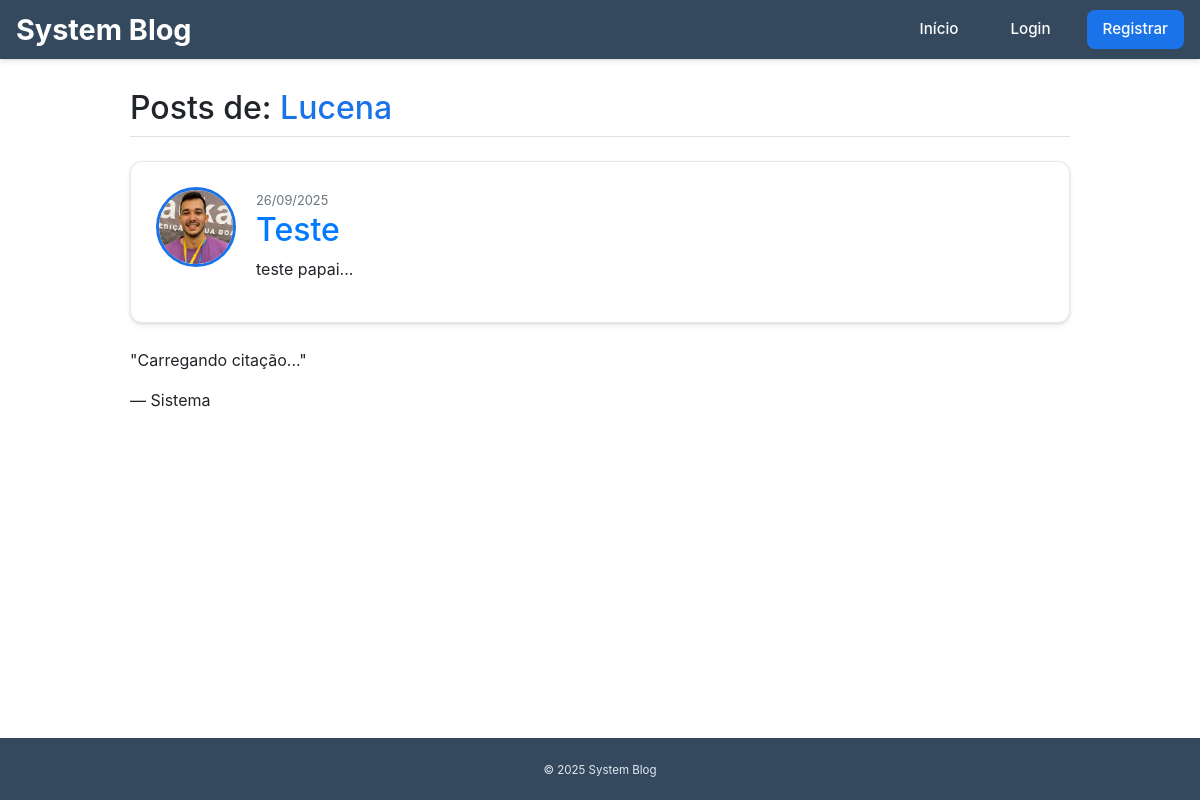
The page /user/Lucena on the database as committed earlier.
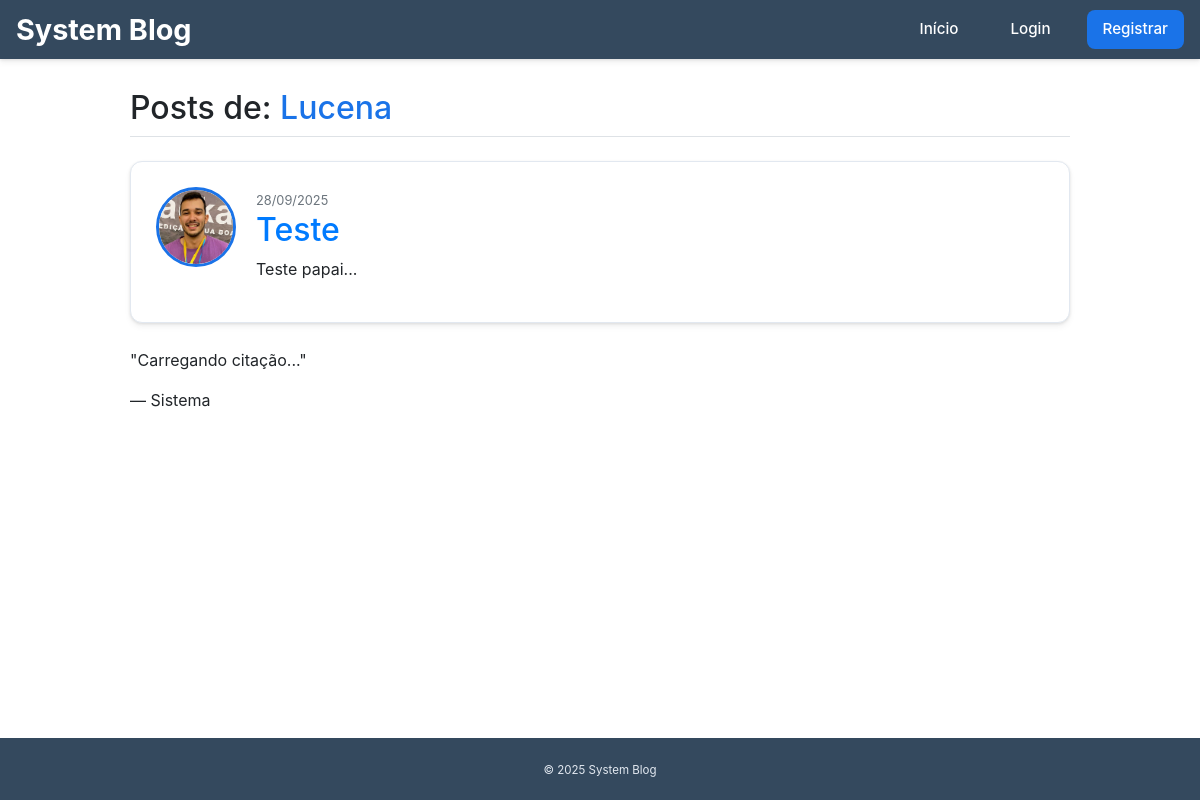
The same page on the database as committed later.
### models.py (models this page shows, shortened)
class User(db.Model, UserMixin):
    id = db.Column(db.Integer, primary_key=True)
    username = db.Column(db.String(20), unique=True, nullable=False)
    email = db.Column(db.String(120), unique=True, nullable=False)
    password = db.Column(db.String(60), nullable=False)
    image_file = db.Column(db.String(20), nullable=False, default='default.jpg')
    is_active = db.Column(db.Boolean, default=False)
    role_id = db.Column(db.Integer, db.ForeignKey('role.id'), nullable=False, default=1)
    posts = db.relationship('Post', backref='author', lazy=True)

class Post(db.Model):
    id = db.Column(db.Integer, primary_key=True)
    title = db.Column(db.String(100), nullable=False)
    date_posted = db.Column(db.DateTime, nullable=False, default=datetime.utcnow)
    content = db.Column(db.Text, nullable=False)
    user_id = db.Column(db.Integer, db.ForeignKey('user.id'), nullable=False)

### views.py (the view)
@app.route("/user/<string:username>")
def user_posts(username):
    user = User.query.filter_by(username=username).first_or_404()
    posts = Post.query.filter_by(author=user).order_by(Post.date_posted.desc()).all()
    quote = quote_of_the_day['content']
    author = quote_of_the_day['author']
    return render_template('user_posts.html', title=f'Posts de {user.username}', posts=posts,user=user, quote=quote, author=author)

### views.py (called while the page is built)
@app.before_request
def start_quote_thread():
    global quote_of_the_day
    if quote_of_the_day.get('thread') is None or not quote_of_the_day['thread'].is_alive():
        th = Thread(target=get_and_translate_quote, daemon=True)
        th.start()
        quote_of_the_day['thread'] = th
        app.logger.info("Thread de citação assíncrona iniciada.")

### templates/user_posts.html
{% extends "base.html" %}
{% block content %}
    <div class="container">
        <h2 class="mb-4 border-bottom pb-2">Posts de: <span style="color: {{ 'var(--primary-color)' }};">{{ user.username }}</span></h2>
        {% for post in posts %}
            <article class="content-section post-card">
                <div class="media">
                    <img class="rounded-circle article-img" src="{{ url_for('static', filename='profile_pics/' + post.author.image_file) }}" alt="Imagem de Perfil">
                    <div class="media-body">
                        <div class="article-metadata">
                            <small class="text-muted">{{ post.date_posted.strftime('%d/%m/%Y') }}</small>
                        </div>
                        <h2><a class="article-title" href="{{ url_for('post', post_id=post.id) }}">{{ post.title }}</a></h2>
                        <p class="article-content-preview">{{ post.content[:200] }}...</p>
                    </div>
                </div>
            </article>
        {% endfor %}
        <div class="quote-box">
            <p class="quote-text">"{{ quote }}"</p>
            <span class="quote-author">— {{ author }}</span>
        </div>
    </div>
{% endblock content %}

### templates/base.html (shortened to what this page needs)
<!doctype html>
<html lang="pt-br">
<head>
  <link rel="stylesheet" href="{{ url_for('static', filename='css/base.css') }}">
  <link rel="stylesheet" href="https://stackpath.bootstrapcdn.com/bootstrap/4.5.2/css/bootstrap.min.css">
</head>
<body>
  <nav class="navbar">
    <a href="{{ url_for('home') }}" class="brand">System Blog</a>
    <div class="nav-links">
      <a href="{{ url_for('home') }}" class="nav-link">Início</a>
      {% if current_user.is_authenticated %}
        <a href="{{ url_for('new_post') }}" class="nav-link">Novo Post</a>
        {% if is_admin(current_user) %}
          <a href="{{ url_for('admin_users') }}" class="nav-link nav-link-admin">Admin</a>
        {% elif is_moderator(current_user) %}
          <a href="{{ url_for('moderator_dashboard') }}" class="nav-link">Moderação</a>
        {% else %}
          <a href="{{ url_for('user_dashboard') }}" class="nav-link">Meu Painel</a>
        {% endif %}
        <a href="{{ url_for('account') }}" class="nav-link nav-link-profile">Perfil ({{ current_user.username }})</a>
        <a href="{{ url_for('logout') }}" class="nav-link nav-link-danger">Sair</a>
      {% else %}
        <a href="{{ url_for('login') }}" class="nav-link">Login</a>
        <a href="{{ url_for('register') }}" class="nav-link nav-link-register">Registrar</a>
      {% endif %}
    </div>
  </nav>
  <main class="container">
    {% block content %}{% endblock %}
  </main>
  <footer class="footer">
    <small>&copy; {{ 2025 }} System Blog</small>
  </footer>
</body>
</html>

### static/css/base.css (style rules this page uses)
:root { --primary-color: #1a73e8; --secondary-color: #34495e; --accent-color: #f1c40f; --background-color: #f8fafc; --text-color: #1f2a44; --border-color: #e2e8f0; --shadow: 0 4px 6px rgba(0, 0, 0, 0.05), 0 1px 3px rgba(0, 0, 0, 0.1); --transition: all 0.3s ease; }
body { background: var(--background-color); color: var(--text-color); margin: 0; padding: 0; font-family: 'Inter', sans-serif; font-size: 16px; line-height: 1.6; min-height: 100vh; display: flex; flex-direction: column; }
main.container { max-width: 1000px; width: 90%; margin: 30px auto; padding: 0 15px; flex-grow: 1; }
.content-section { background: #fff; padding: 25px; border-radius: 12px; border: 1px solid var(--border-color); box-shadow: var(--shadow); margin-bottom: 25px; transition: var(--transition); }
.navbar { background: var(--secondary-color); color: #fff; padding: 15px 20px; display: flex; justify-content: space-between; align-items: center; box-shadow: var(--shadow); position: sticky; top: 0; z-index: 1000; }
.brand { color: #fff; font-size: 1.8rem; font-weight: 700; text-decoration: none; transition: var(--transition); }
.nav-links { display: flex; align-items: center; gap: 20px; }
.nav-link { color: #fff; text-decoration: none; padding: 8px 16px; border-radius: 8px; font-weight: 500; font-size: 0.95rem; transition: var(--transition); }
.nav-link-register { background: var(--primary-color); padding: 8px 16px; }
.footer { background: var(--secondary-color); color: #e2e8f0; padding: 20px; text-align: center; font-size: 0.9rem; margin-top: auto; }
.article-img { height: 80px; width: 80px; margin-right: 20px; object-fit: cover; border-radius: 50%; border: 3px solid var(--primary-color); }

Rows that differ between the two databases and show on the page:
removed Post: image_file (picture), date_posted "26/09/2025", title "Teste", content "teste papai"
added Post: image_file (picture), date_posted "28/09/2025", title "Teste", content "Teste papai"
